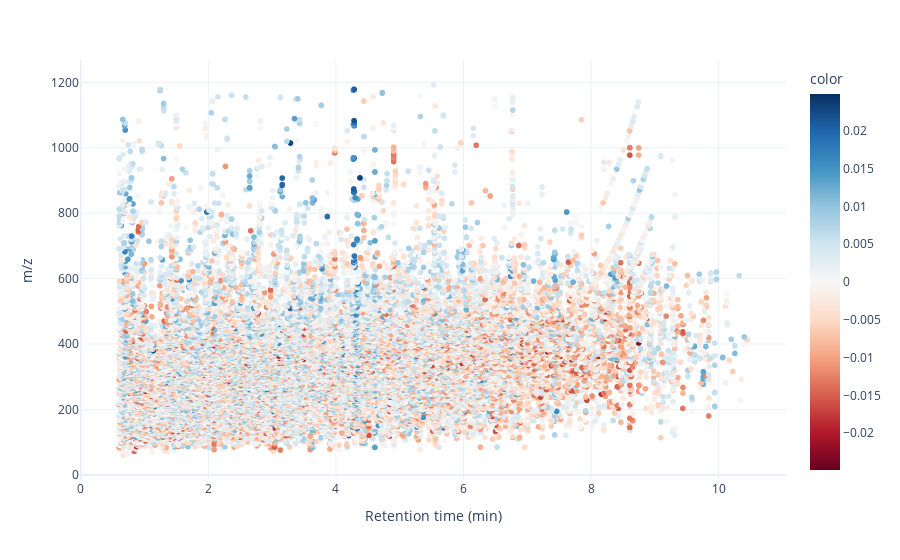

Write notebook code for a chart like this one.
### Markdown cell above
### Model interpretation and variable importance

The main parameters to assess variable importance in a PLS model are the weights $w$, the loadings $p$, and regression coefficients $\beta$.

The weights convey the covariance shared directly by the X variables with Y. Each component has its own weight vector, with values varying between -1 (strong negative-covariance) and 1 (strong covariance), with 0 meaning no association/covariance. The weight vector of the first component (which explains the most variation in Y) is the primary weight vector to analyze when interpreting the main variables of X associed with Y.

Loadings should be used like PCA loadings, to interpret the directions in the PLS score plots. Each PLS component has its own loading vector.

The regression coefficients ($\beta$) have a similar interpretation as regression coefficients in a multivariate/multiple linear regression. There is only one vector of coefficients for the entire model.

### Code cell
# Loadings p - x_loadings_
# Weights w - x_weights_
# Regression coefficients - coef_

fig = px.scatter(featuresData, x="Rt", y="mz", color=plsModel['PLS'].x_weights_[:, 0], render_mode='webgl', 
                color_continuous_scale='RdBu', color_continuous_midpoint=0,
                labels={"Rt": "Retention time (min)",
                        "mz": "m/z"}, 
                template='plotly_white')

fig.show()

### Figure 1 — Plotly figure (JSON) as saved in the notebook; plotly's stock layout.template omitted (floating-point values rounded to 4 significant figures; data arrays with more than 128 entries replaced by an {"elided": "..."} marker saying what was removed)
{"data": [{"hovertemplate": "Retention time (min)=%{x}<br>m/z=%{y}<br>color=%{marker.color}<extra></extra>", "legendgroup": "", "marker": {"color": {"elided": "27870 float values"}, "coloraxis": "coloraxis", "symbol": "circle"}, "mode": "markers", "name": "", "showlegend": false, "type": "scattergl", "x": {"elided": "27870 float values"}, "xaxis": "x", "y": {"elided": "27870 float values"}, "yaxis": "y"}], "layout": {"coloraxis": {"cmid": 0, "colorbar": {"title": {"text": "color"}}, "colorscale": [[0, "rgb(103,0,31)"], [0.1, "rgb(178,24,43)"], [0.2, "rgb(214,96,77)"], [0.3, "rgb(244,165,130)"], [0.4, "rgb(253,219,199)"], [0.5, "rgb(247,247,247)"], [0.6, "rgb(209,229,240)"], [0.7, "rgb(146,197,222)"], [0.8, "rgb(67,147,195)"], [0.9, "rgb(33,102,172)"], [1, "rgb(5,48,97)"]]}, "legend": {"tracegroupgap": 0}, "margin": {"t": 60}, "xaxis": {"anchor": "y", "domain": [0, 1], "title": {"text": "Retention time (min)"}}, "yaxis": {"anchor": "x", "domain": [0, 1], "title": {"text": "m/z"}}}}
